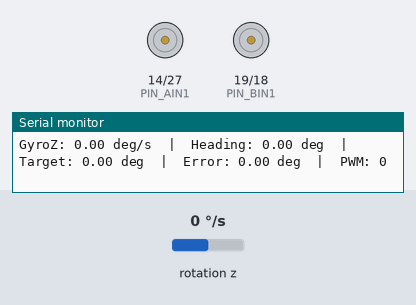
The sketch below on a simulated ESP32. On the bench: motor-driver pin pairs drawn as motors (green arrow = first pin HIGH = forward, orange = second pin HIGH = backward, longer = more drive, scaled by the enable pin), the last lines printed to the serial monitor. Wiring (inferred from the names in the program): MPU-6050 motion sensor at I2C address 0x68. Inputs (shaded band) come from the test bench; at power-on: rotation z 0 °/s.

Above: at 4.3 s.
4.4 s: rotation z set to -192 °/s
At 6.34 s:
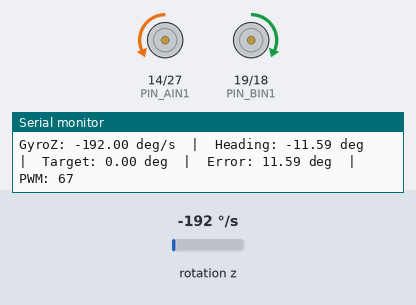
At 7.3 s:
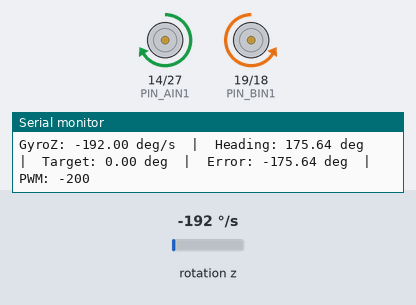
7.4 s: rotation z set to -100 °/s
10.4 s: rotation z set to 100 °/s
13.4 s: rotation z set to 184 °/s
At 14.66 s:
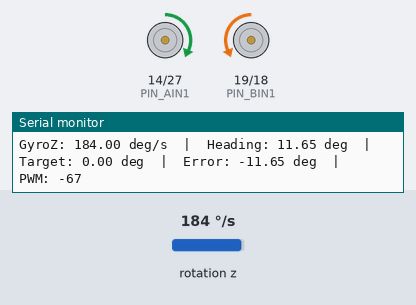
16.4 s: rotation z set to 0 °/s
17.9 s: rotation z set to 59 °/s
At 21.7 s:
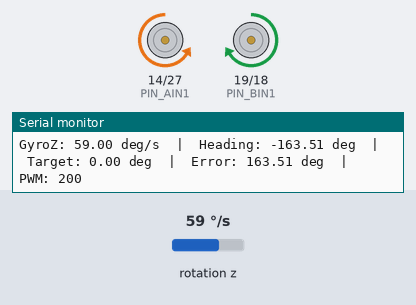
Timing chart, 0 to 21.9 s (numbered marks = the images above; inputs shaded):
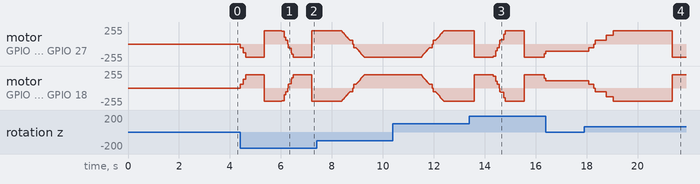

Measured:
- after the input at 4.4 s, motor on GPIO 14 (PIN_AIN1) / GPIO 27 (PIN_AIN2): ramps from forward 199/255 to backward 199/255 and jumps back, once every 1.9 s; motor on GPIO 19 (PIN_BIN1) / GPIO 18 (PIN_BIN2): ramps from backward 199/255 to forward 199/255 and jumps back, once every 1.9 s
- after the input at 17.9 s, motor on GPIO 14 (PIN_AIN1) / GPIO 27 (PIN_AIN2): rises from backward 108/255 to forward 199/255 in 0.96 s, then falls to backward 199/255 in 2.3 s

The sketch:

HeadingLock_IMU.ino
```cpp
/**
 * ============================================================
 *  HeadingLock_IMU.ino
 *  ESP32 + MPU6050 + TB6612FNG  --  Heading-Lock Experiment
 * ============================================================
 *
 *  PURPOSE
 *  -------
 *  Keep the robot facing whatever direction it was facing when
 *  the program started / calibration finished.
 *  Uses only the MPU6050 Z-axis gyroscope for relative yaw
 *  estimation.  No absolute compass, no encoders, no ToF,
 *  no Bluetooth, no maze-solving.
 *
 *  HARDWARE
 *  --------
 *  MCU         : ESP32 DOIT V1 / DevKit V1
 *  IMU         : MPU6050   SDA=GPIO21  SCL=GPIO22
 *  Motor driver: TB6612FNG (STBY tied to 3.3 V)
 *    Left  motor : AIN1=14  AIN2=27  PWMA=23
 *    Right motor : BIN1=19  BIN2=18  PWMB=5
 *
 *  HOW IT WORKS
 *  ------------
 *  1. Calibrate gyro bias while robot is stationary.
 *  2. Set targetHeading = 0 deg (whatever direction that is).
 *  3. Continuously integrate gyro Z to track currentHeading.
 *  4. headingError = targetHeading - currentHeading  (normalised)
 *  5. PD correction drives motors differentially to spin back.
 *  6. Inside HEADING_DEADBAND -> motors stop.
 *
 *  KNOWN LIMITATION
 *  ----------------
 *  MPU6050 gyro drifts slowly over time.  This system is a
 *  short-duration, relative heading lock -- not a permanent
 *  compass replacement.  A magnetometer would be needed for
 *  long-duration absolute heading.
 *
 * ============================================================
 */

#include <Wire.h>

// ============================================================
//  TUNING PARAMETERS  -- edit these to match your robot
// ============================================================

// --- Gyro calibration ----------------------------------------
#define GYRO_CALIBRATION_SAMPLES  1000   // samples at startup (robot must be still)

// --- PD controller -------------------------------------------
#define KP   4.5f   // proportional gain  (increase if sluggish, decrease if oscillates)
#define KD   0.08f  // derivative gain    (dampens overshoot; set 0 to use pure P)

// --- Dead-band -----------------------------------------------
#define HEADING_DEADBAND   2.0f  // degrees -- motors stay off inside this zone

// --- Motor PWM limits (0-255) --------------------------------
#define MIN_CORRECTION_PWM   55   // minimum PWM that actually moves the motors
#define MAX_CORRECTION_PWM  200   // cap to avoid full-throttle spins

// --- Direction sense -----------------------------------------
// If the robot corrects in the WRONG direction, set this to true.
#define INVERT_CORRECTION_DIRECTION  false

// --- Serial debug --------------------------------------------
#define DEBUG_ENABLED      true
#define DEBUG_INTERVAL_MS  100   // print to Serial every N milliseconds

// ============================================================
//  PIN DEFINITIONS  -- TB6612FNG
// ============================================================

// Left motor  (Channel A on TB6612FNG)
#define PIN_AIN1   14
#define PIN_AIN2   27
#define PIN_PWMA   23

// Right motor  (Channel B on TB6612FNG)
#define PIN_BIN1   19
#define PIN_BIN2   18
#define PIN_PWMB    5

// ============================================================
//  LEDC (ESP32 PWM) — pin-based API (Core 3.x compatible)
// ============================================================
#define LEDC_FREQ_HZ 5000
#define LEDC_RES_BITS   8   // 0-255  (duty range 0-255)

// ============================================================
//  MPU6050 I2C
// ============================================================
#define MPU6050_ADDR   0x68
#define GYRO_Z_H_REG   0x47   // GYRO_ZOUT_H register
#define PWR_MGMT_1_REG 0x6B

// Gyro full-scale +-250 deg/s -> sensitivity = 131.0 LSB/(deg/s)
#define GYRO_SENSITIVITY  131.0f

// ============================================================
//  GLOBAL STATE
// ============================================================
float gyroBiasZ      = 0.0f;   // calibrated bias (raw LSB/s)
float currentHeading = 0.0f;   // integrated yaw (degrees)
float targetHeading  = 0.0f;   // locked target  (degrees)

unsigned long prevTimeMicros  = 0;
unsigned long lastDebugMillis = 0;

// ============================================================
//  FUNCTION PROTOTYPES
// ============================================================
void    setupMPU();
void    calibrateGyro();
float   readRawGyroZ();
void    updateHeading();
void    setTargetHeading();
float   calculateHeadingError();
float   normalizeAngle(float angle);

void    setupMotors();
void    setMotor(int dirA, int pwmA_val, int dirB, int pwmB_val);
void    rotateLeft(int pwm);
void    rotateRight(int pwm);
void    stopMotors();

void    printDebug(float gyroZ_dps, float error, int correction);

// ============================================================
//  SETUP
// ============================================================
void setup() {
  Serial.begin(115200);
  delay(500);  // let serial port settle

  Serial.println("============================================");
  Serial.println("  HeadingLock_IMU  --  ESP32 + MPU6050");
  Serial.println("============================================");

  // 1. I2C
  Wire.begin(21, 22);   // SDA=21, SCL=22
  Wire.setClock(400000);

  // 2. MPU6050
  setupMPU();

  // 3. Motors (initialise but keep stopped)
  setupMotors();
  stopMotors();

  // 4. Gyro calibration -- keep robot STILL
  Serial.println("\n[CALIBRATION] Keep robot COMPLETELY STILL ...");
  calibrateGyro();
  Serial.print("[CALIBRATION] Done. Bias = ");
  Serial.print(gyroBiasZ, 4);
  Serial.println(" raw LSB/s");

  // 5. Reset heading and lock target
  currentHeading  = 0.0f;
  targetHeading   = 0.0f;
  prevTimeMicros  = micros();

  Serial.println("[HEADING LOCK] Target = 0.0 deg");
  Serial.println("[READY] Rotate the robot to test correction.");
  Serial.println("============================================\n");
}

// ============================================================
//  MAIN LOOP
// ============================================================
void loop() {
  // --- 1. Update heading from gyro --------------------------
  updateHeading();

  // --- 2. Compute error & correction ------------------------
  float error = calculateHeadingError();

  int correctionPWM = 0;

  if (fabsf(error) >= HEADING_DEADBAND) {
    // Proportional term
    float rawCorrection = KP * error;

    // Derivative term (damp oscillation using current gyro Z)
    float gyroZ_dps  = (readRawGyroZ() - gyroBiasZ) / GYRO_SENSITIVITY;
    rawCorrection   -= KD * gyroZ_dps;

    // Clamp to PWM limits
    rawCorrection = constrain(rawCorrection,
                              -(float)MAX_CORRECTION_PWM,
                               (float)MAX_CORRECTION_PWM);

    // Apply minimum useful PWM so motors actually move
    if (rawCorrection > 0.0f && rawCorrection < MIN_CORRECTION_PWM)
      rawCorrection = (float)MIN_CORRECTION_PWM;
    else if (rawCorrection < 0.0f && rawCorrection > -MIN_CORRECTION_PWM)
      rawCorrection = -(float)MIN_CORRECTION_PWM;

    correctionPWM = (int)rawCorrection;

    // Optional direction inversion (flip if wiring is reversed)
    if (INVERT_CORRECTION_DIRECTION)
      correctionPWM = -correctionPWM;

    //
    //  Motor correction logic
    //  ----------------------
    //  Positive headingError means currentHeading < targetHeading,
    //  i.e. the robot has rotated CW (negative yaw change) relative
    //  to target.  We need to spin CCW to return -> rotateLeft.
    //
    //  Negative headingError -> robot rotated CCW -> spin CW -> rotateRight.
    //
    if (correctionPWM > 0)
      rotateLeft(correctionPWM);
    else
      rotateRight(-correctionPWM);

  } else {
    // Within deadband -- robot is aligned
    stopMotors();
  }

  // --- 3. Debug output --------------------------------------
#if DEBUG_ENABLED
  unsigned long now = millis();
  if (now - lastDebugMillis >= DEBUG_INTERVAL_MS) {
    lastDebugMillis = now;
    float gyroZ_dps = (readRawGyroZ() - gyroBiasZ) / GYRO_SENSITIVITY;
    printDebug(gyroZ_dps, error, correctionPWM);
  }
#endif
}

// ============================================================
//  MPU6050 FUNCTIONS
// ============================================================

/** Write one byte to an MPU6050 register */
static void mpuWrite(uint8_t reg, uint8_t value) {
  Wire.beginTransmission(MPU6050_ADDR);
  Wire.write(reg);
  Wire.write(value);
  Wire.endTransmission(true);
}

/** Wake up MPU6050, set gyro to +-250 deg/s full-scale */
void setupMPU() {
  // Wake from sleep
  mpuWrite(PWR_MGMT_1_REG, 0x00);
  delay(100);

  // GYRO_CONFIG register 0x1B -> FS_SEL=0 (+-250 deg/s)
  mpuWrite(0x1B, 0x00);
  delay(10);

  // ACCEL_CONFIG register 0x1C -> AFS_SEL=0 (+-2g, not used but set cleanly)
  mpuWrite(0x1C, 0x00);
  delay(10);

  // DLPF_CONFIG 0x1A -> bandwidth ~42 Hz (smooths gyro noise)
  mpuWrite(0x1A, 0x03);
  delay(10);

  Serial.println("[MPU6050] Initialised. FS=+-250 deg/s, DLPF=42Hz");
}

/** Read raw 16-bit signed gyro Z from the sensor */
float readRawGyroZ() {
  Wire.beginTransmission(MPU6050_ADDR);
  Wire.write(GYRO_Z_H_REG);
  Wire.endTransmission(false);
  Wire.requestFrom((uint8_t)MPU6050_ADDR, (uint8_t)2, (uint8_t)true);

  if (Wire.available() < 2) return 0.0f;
  int16_t raw = ((int16_t)Wire.read() << 8) | Wire.read();
  return (float)raw;
}

/**
 *  Collect GYRO_CALIBRATION_SAMPLES readings while stationary
 *  and compute average bias on Z axis.
 */
void calibrateGyro() {
  double sum = 0.0;

  for (int i = 0; i < GYRO_CALIBRATION_SAMPLES; i++) {
    sum += readRawGyroZ();
    delay(2);  // ~2 ms per sample -> ~2 s total for 1000 samples
  }

  gyroBiasZ = (float)(sum / GYRO_CALIBRATION_SAMPLES);
}

/**
 *  Integrate gyro Z to accumulate yaw.
 *  Uses real delta-time from micros() -- no fixed-dt assumption.
 */
void updateHeading() {
  unsigned long nowMicros = micros();
  float dt = (float)(nowMicros - prevTimeMicros) * 1e-6f;  // seconds
  prevTimeMicros = nowMicros;

  // Guard against implausibly large dt (e.g. first call after a delay)
  if (dt <= 0.0f || dt > 0.5f) return;

  float rawZ  = readRawGyroZ();
  float gyroZ = (rawZ - gyroBiasZ) / GYRO_SENSITIVITY;  // deg/s

  currentHeading += gyroZ * dt;
  currentHeading  = normalizeAngle(currentHeading);
}

/**
 *  Set the target heading equal to the current heading.
 *  Called once after calibration (in setup).
 */
void setTargetHeading() {
  targetHeading = currentHeading;
}

/**
 *  Compute heading error with correct shortest-path wrap-around.
 *  Result is always in (-180, +180].
 *
 *  Example:
 *    target =  179 deg,  current = -179 deg  ->  error = -2 deg  (NOT 358 deg)
 */
float calculateHeadingError() {
  return normalizeAngle(targetHeading - currentHeading);
}

/**
 *  Normalise an angle to (-180, +180] degrees.
 *
 *  Examples:
 *    normalizeAngle( 370)  ->   10
 *    normalizeAngle(-190)  ->  170
 *    normalizeAngle(  -2)  ->   -2
 */
float normalizeAngle(float angle) {
  while (angle >  180.0f) angle -= 360.0f;
  while (angle <= -180.0f) angle += 360.0f;
  return angle;
}

// ============================================================
//  MOTOR FUNCTIONS
// ============================================================

/** Configure motor pins and LEDC PWM (pin-based API, Core 3.x) */
void setupMotors() {
  // Direction pins
  pinMode(PIN_AIN1, OUTPUT);
  pinMode(PIN_AIN2, OUTPUT);
  pinMode(PIN_BIN1, OUTPUT);
  pinMode(PIN_BIN2, OUTPUT);

  // Attach PWM pins — ledcAttach(pin, freq, resolution_bits)
  ledcAttach(PIN_PWMA, LEDC_FREQ_HZ, LEDC_RES_BITS);
  ledcAttach(PIN_PWMB, LEDC_FREQ_HZ, LEDC_RES_BITS);

  stopMotors();
  Serial.println("[MOTORS] Initialised (TB6612FNG, LEDC PWM 5 kHz 8-bit).");
}

/**
 *  Low-level motor driver.
 *  dirA / dirB : +1=forward, -1=backward, 0=brake
 *  pwmA_val / pwmB_val : 0-255
 */
void setMotor(int dirA, int pwmA_val, int dirB, int pwmB_val) {
  // --- Left motor (Channel A) ---
  pwmA_val = constrain(pwmA_val, 0, 255);
  if (dirA > 0) {
    digitalWrite(PIN_AIN1, HIGH);
    digitalWrite(PIN_AIN2, LOW);
  } else if (dirA < 0) {
    digitalWrite(PIN_AIN1, LOW);
    digitalWrite(PIN_AIN2, HIGH);
  } else {
    digitalWrite(PIN_AIN1, LOW);
    digitalWrite(PIN_AIN2, LOW);
    pwmA_val = 0;
  }
  ledcWrite(PIN_PWMA, pwmA_val);  // pin-based write (Core 3.x)

  // --- Right motor (Channel B) ---
  pwmB_val = constrain(pwmB_val, 0, 255);
  if (dirB > 0) {
    digitalWrite(PIN_BIN1, HIGH);
    digitalWrite(PIN_BIN2, LOW);
  } else if (dirB < 0) {
    digitalWrite(PIN_BIN1, LOW);
    digitalWrite(PIN_BIN2, HIGH);
  } else {
    digitalWrite(PIN_BIN1, LOW);
    digitalWrite(PIN_BIN2, LOW);
    pwmB_val = 0;
  }
  ledcWrite(PIN_PWMB, pwmB_val);  // pin-based write (Core 3.x)
}

/** Brake both motors to ground (AIN1=AIN2=LOW) */
void stopMotors() {
  setMotor(0, 0, 0, 0);
}

/**
 *  Spin robot CCW in place (viewed from above).
 *  Left motor BACKWARD, Right motor FORWARD.
 *
 *  Positive headingError -> robot drifted CW -> correct CCW.
 */
void rotateLeft(int pwm) {
  pwm = constrain(pwm, 0, 255);
  setMotor(-1, pwm, +1, pwm);
}

/**
 *  Spin robot CW in place (viewed from above).
 *  Left motor FORWARD, Right motor BACKWARD.
 *
 *  Negative headingError -> robot drifted CCW -> correct CW.
 */
void rotateRight(int pwm) {
  pwm = constrain(pwm, 0, 255);
  setMotor(+1, pwm, -1, pwm);
}

// ============================================================
//  DEBUG OUTPUT
// ============================================================
void printDebug(float gyroZ_dps, float error, int correction) {
  Serial.print("GyroZ: ");        Serial.print(gyroZ_dps, 2);
  Serial.print(" deg/s  |  Heading: "); Serial.print(currentHeading, 2);
  Serial.print(" deg  |  Target: ");    Serial.print(targetHeading, 2);
  Serial.print(" deg  |  Error: ");     Serial.print(error, 2);
  Serial.print(" deg  |  PWM: ");       Serial.println(correction);
}
```
